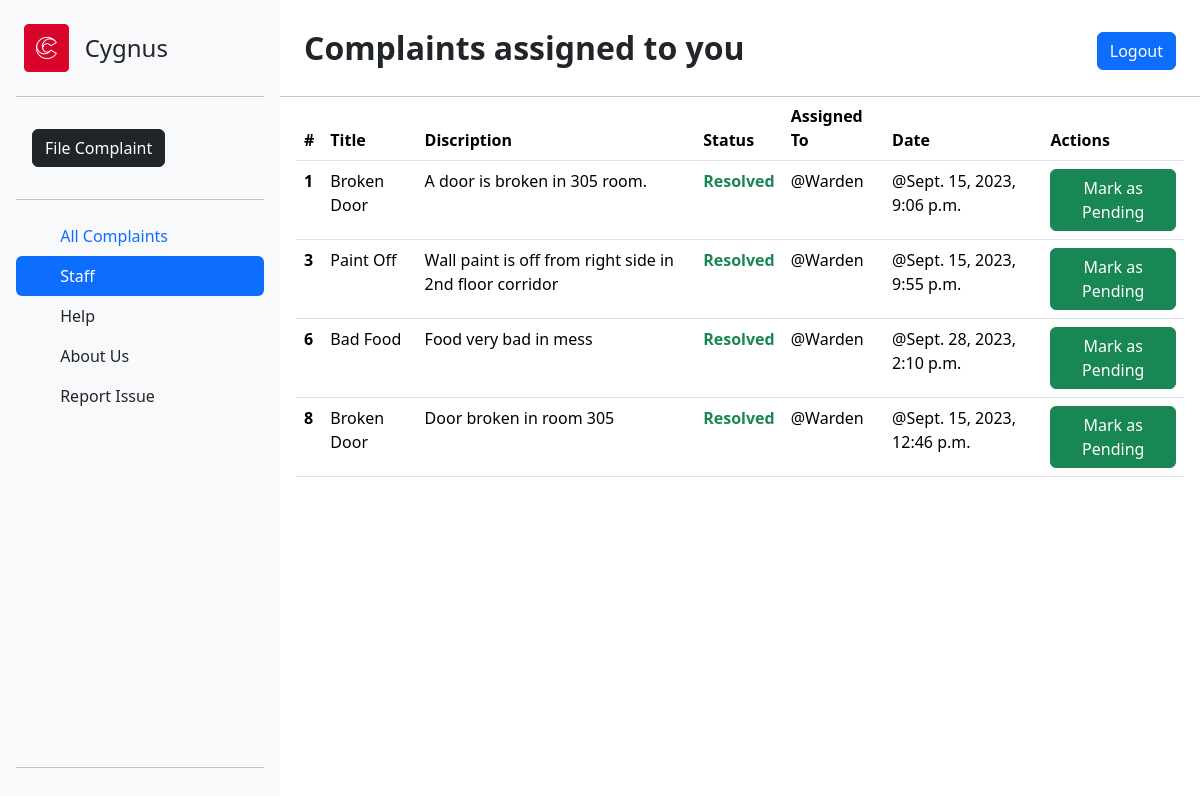
/staff/ (signed in), run on the app's committed database.
### portal/models.py (models this page shows)
class Complaint(models.Model):
    complaint_id = models.AutoField(primary_key=True)
    title = models.CharField(max_length=200)
    discription = models.CharField(max_length=200)
    status = models.CharField(max_length=100, null = True)
    faculty = models.CharField(max_length=200)
    pub_date = models.DateTimeField('Date Published')

### portal/views.py (the view)
# urls.py: path('staff/', views.staff, name='staff'),
def staff(request):
    user_id = request.session.get('user_id')
    if user_id:
        items = Complaint.objects.filter(faculty=user_id).values()
        return render(request, 'staff.html', {'complaints': items})
    else:
        return redirect('login')

### portal/templates/staff.html (shortened to what this page needs)
{% extends 'base.html' %}
{% block title %} Complaints assigned to you {% endblock %}
{% block content %}
<div class="p-3">
    <table class="table">
        <thead>
          <tr>
            <th scope="col">#</th>
            <th scope="col">Title</th>
            <th scope="col">Discription</th>
            <th scope="col">Status</th>
            <th scope="col">Assigned To</th>
            <th scope="col">Date</th>
            <th scope="col">Actions</th>
          </tr>
        </thead>
        <tbody>
            {% for complaint in complaints %}
          <tr>
            <th scope="row">{{ complaint.complaint_id }}</th>
            <td>{{ complaint.title }}</td>
            <td>{{ complaint.discription }}</td>
            <td class="fw-semibold {% if complaint.status != 'Resolved' %} text-danger {% else %} text-success  {% endif %}">{{ complaint.status }}</td>
            <td>@{{ complaint.faculty }}</td>
            <td>@{{ complaint.pub_date }}</td>
            <td>
                <form method="post" action="{% url 'resolve_complaint' complaint.complaint_id %}">
                    <button type="submit" class="btn {% if complaint.status != 'Resolved' %} btn-danger {% else %} btn-success  {% endif %}">{% if complaint.status != 'Resolved' %} Mark as Resolved {% else %} Mark as Pending  {% endif %}</button>
                </form>
            </td>
          </tr>
          {% endfor %}
        </tbody>
      </table>
</div>
{% load static %}
{% endblock %}

### data on the page
Complaint: complaint_id "1", title "Broken Door", discription "A door is broken in 305 room.", status "Resolved", faculty "Warden", pub_date "Sept. 15, 2023, 9:06 p.m.", shows "Mark as Pending"
Complaint: complaint_id "3", title "Paint Off", discription "Wall paint is off from right side in 2nd floor corridor", status "Resolved", faculty "Warden", pub_date "Sept. 15, 2023, 9:55 p.m.", shows "Mark as Pending"
Complaint: complaint_id "6", title "Bad Food", discription "Food very bad in mess", status "Resolved", faculty "Warden", pub_date "Sept. 28, 2023, 2:10 p.m.", shows "Mark as Pending"
Complaint: complaint_id "8", title "Broken Door", discription "Door broken in room 305", status "Resolved", faculty "Warden", pub_date "Sept. 15, 2023, 12:46 p.m.", shows "Mark as Pending"
